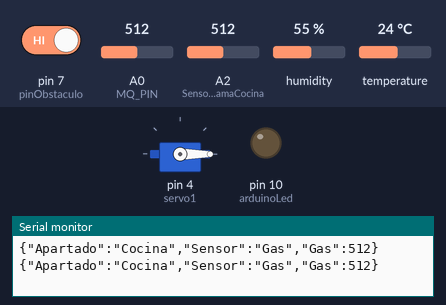
Simulated run of this sketch. Board: Arduino Uno, built with avr-gcc and run on an emulated ATmega328P. On the bench: servo, output pins drawn as LEDs (lit = HIGH), the last lines printed to the serial monitor. The inputs (shaded band) are chosen by the test bench; at power-on: pin 7 (pinObstaculo) HIGH, humidity 55 %, A2 (SensorFlamaCocina) = 512, A0 (MQ_PIN) = 512, temperature 24 °C.

Above: at 5.3 s.
5.4 s: pin 7 (pinObstaculo) driven LOW
At 8.1 s:
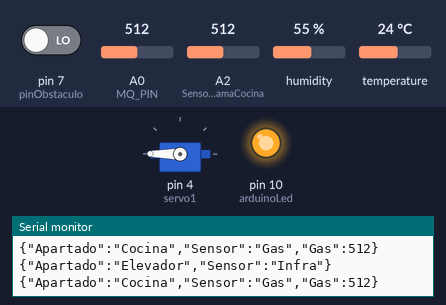
9.0 s: pin 7 (pinObstaculo) driven HIGH
At 10.9 s:
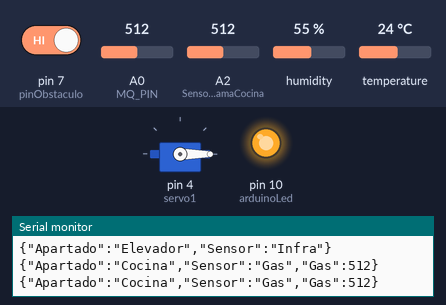
12.6 s: humidity set to 79 %
16.2 s: humidity set to 82 %
19.8 s: A2 (SensorFlamaCocina) set to 481
23.4 s: A2 (SensorFlamaCocina) set to 104
30.9 s: A2 (SensorFlamaCocina) set to 88
Timing chart, 0 to 33.9 s (numbered marks = the images above; inputs shaded):
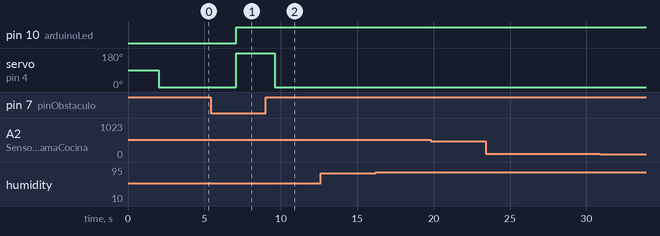

The sketch:

lcd.ino
```cpp
#include <ArduinoJson.h>
#include <WString.h>
#include <ArduinoJson.h>
#include <DHT.h>
#define DHTPIN 2
#define DHTTYPE DHT11
 #include <Wire.h>
#include <SoftwareSerial.h>
#include <LiquidCrystal.h>

DHT dht(DHTPIN, DHTTYPE);

const byte pinObstaculo = 7;
const byte arduinoLed = 10;
#include <Servo.h>
Servo servo1;
int contador=0;
int hayObstaculo = HIGH;
int i=0;
int SensorFlamaCocina = A2;
const int MQ_PIN = A0;

void setup() {
  Serial.begin(9600);
  dht.begin();
  pinMode(arduinoLed, OUTPUT);
  servo1.attach(4);
}

void loop() {
  delay(2000);

  float h = dht.readHumidity();
  float t = dht.readTemperature();
  float f = dht.readTemperature(true);
  if (isnan(h) || isnan(t) || isnan(f)) {
    Serial.println("Error obteniendo los datos del sensor DHT11");
    return;
  }
  float hif = dht.computeHeatIndex(f, h);
  float hic = dht.computeHeatIndex(t, h, false);


  const size_t capacity = JSON_ARRAY_SIZE(2) + JSON_OBJECT_SIZE(3);
  DynamicJsonDocument doc(capacity);
  if (h<20||t>35||h>80){
    doc["Apartado"] = "Sala";
    doc["Sensor"] = "Humedad";
    doc["Humedad"] = h;
    doc["Temperatura"] = t;
    serializeJson(doc, Serial);
    Serial.println();
  }
  /*Serial.print("Humedad: ");
  Serial.print(h);
  Serial.print("Temperatura: ");
  Serial.print(t);
  Serial.print(" *C ");
  Serial.print(f);
  Serial.print(" *F\t");
  Serial.print("Índice de calor: ");
  Serial.print(hic);
  Serial.print(" *C ");
  Serial.print(hif);
  Serial.println(" *F");
*/
//sensor infrarojo servomotor
  hayObstaculo = digitalRead(pinObstaculo);
  if (hayObstaculo == LOW){

      (contador++);

    if((contador%2)==1){
    digitalWrite(arduinoLed, HIGH);}
      doc["Apartado"] = "Elevador";
      doc["Sensor"] = "Infra";

    serializeJson(doc, Serial);
    Serial.println();
    servo1.write(180);
    delay(500);


  }
  else{
    if((contador%2)==0){
    digitalWrite(arduinoLed, LOW);

    }
    servo1.write(0);
    delay(500);

  }

// SENSOR FLAMA
  //COCINA
    int ValorSensorFlamaCocina = analogRead(SensorFlamaCocina);

    if (ValorSensorFlamaCocina < 500){
    doc["Apartado"] = "Cocina";
    doc["Sensor"] = "FLAMA";
    doc["Flama"] = ValorSensorFlamaCocina;
    serializeJson(doc, Serial);
    Serial.println();
   }

// SENSOR GAS
int raw_adc = analogRead(MQ_PIN);
  float value_adc = raw_adc * (5.0 / 1023.0);
   if (raw_adc > 180){
    doc["Apartado"] = "Cocina";
    doc["Sensor"] = "Gas";
    doc["Gas"] = raw_adc;
    serializeJson(doc, Serial);
    Serial.println();
   }


}
```

Measured:
- after the input at 5.4 s, pin 10 (arduinoLed): LOW → HIGH after 1.7 s; servo on pin 4 (servo1): 0° → 180° after 1.7 s
- after the input at 9.0 s, servo on pin 4 (servo1): 180° → 0° after 0.60 s
